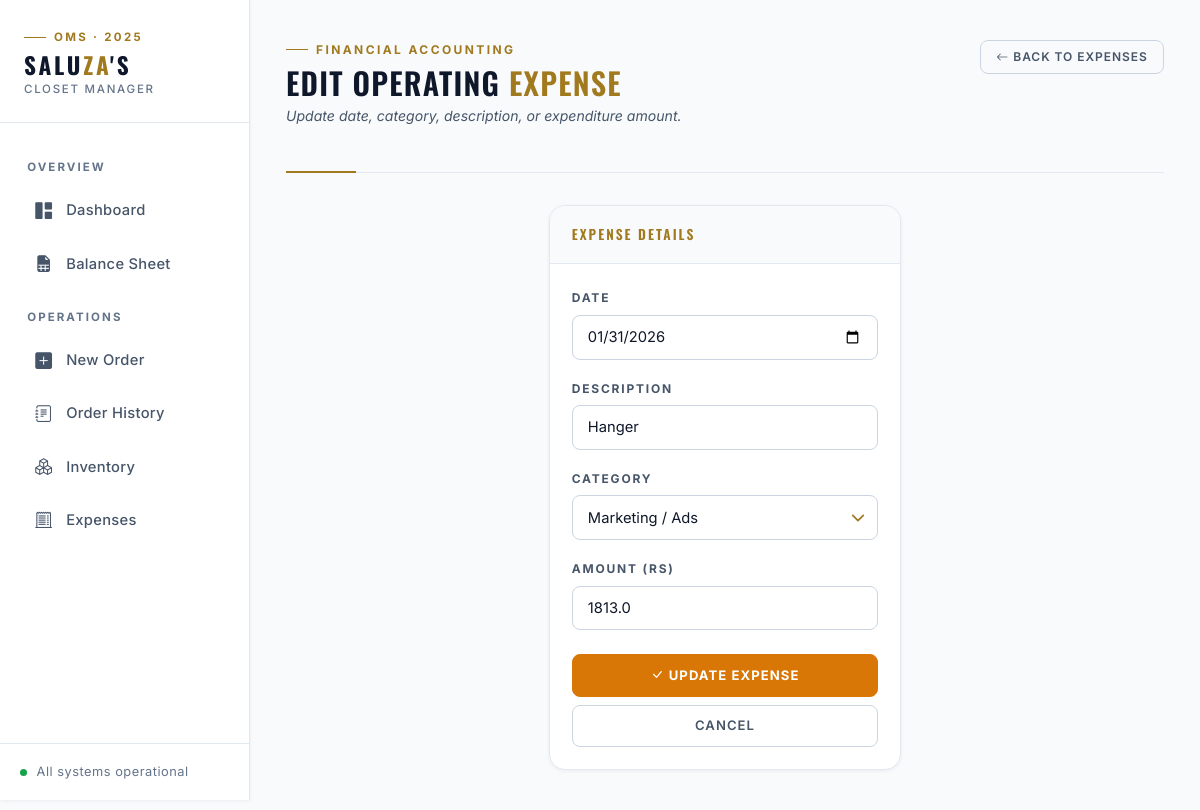
/edit_expense/1, run on the app's committed database.
### app.py (models this page shows)
class Expense(db.Model):
    id = db.Column(db.Integer, primary_key=True)
    description = db.Column(db.String(100), nullable=False)
    category = db.Column(db.String(50), nullable=False) # e.g. Rent, Marketing, Packaging
    amount = db.Column(db.Float, nullable=False)
    date = db.Column(db.DateTime, default=datetime.utcnow)

### app.py (the view, shortened to what this page needs)
@app.route('/edit_expense/<int:id>', methods=['GET', 'POST'])
def edit_expense(id):
    exp = Expense.query.get_or_404(id)
    return render_template('edit_expense.html', expense=exp)

### templates/edit_expense.html (shortened to what this page needs)
{% extends "layout.html" %}
{% block content %}
<div class="page-header">
    <div>
        <div class="page-header-eyebrow">
            <div class="page-header-eyebrow-line"></div>
            <span class="page-header-eyebrow-text">Financial Accounting</span>
        </div>
        <h1>Edit Operating <span class="gold">Expense</span></h1>
        <p class="page-header-sub">Update date, category, description, or expenditure amount.</p>
    </div>
    <a href="/expenses" class="btn btn-outline-secondary btn-sm">
        <i class="bi bi-arrow-left me-1"></i>Back to Expenses
    </a>
</div>
<div class="row justify-content-center">
    <div class="col-md-6 col-lg-5">
        <div class="card">
            <div class="card-header">Expense Details</div>
            <div class="card-body">
                <form action="/edit_expense/{{ expense.id }}" method="POST">
                    <div class="mb-3">
                        <label class="form-label">Date</label>
                        <input type="date" name="date" class="form-control" value="{{ expense.date.strftime('%Y-%m-%d') if expense.date else '' }}" required>
                    </div>
                    <div class="mb-3">
                        <label class="form-label">Description</label>
                        <input type="text" name="description" class="form-control" value="{{ expense.description }}" required>
                    </div>
                    <div class="mb-3">
                        <label class="form-label">Category</label>
                        <select name="category" class="form-select" required>
                            <option value="Marketing" {% if expense.category == 'Marketing' %}selected{% endif %}>Marketing / Ads</option>
                        </select>
                    </div>
                    <div class="mb-4">
                        <label class="form-label">Amount (Rs)</label>
                        <input type="number" step="0.01" name="amount" class="form-control" value="{{ expense.amount }}" required>
                    </div>
                    <div class="d-grid gap-2">
                        <button type="submit" class="btn btn-warning fw-bold">
                            <i class="bi bi-check-lg me-1"></i>Update Expense
                        </button>
                        <a href="/expenses" class="btn btn-outline-secondary">Cancel</a>
                    </div>
                </form>
            </div>
        </div>
    </div>
</div>
{% endblock %}

### data on the page
Expense: date "01/31/2026", description "Hanger", category "Marketing / Ads", amount "1813.0"
